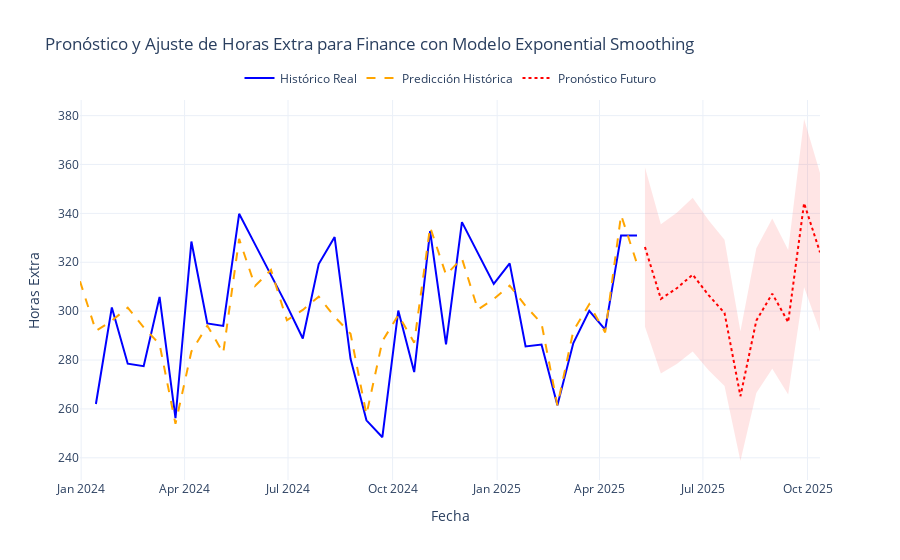
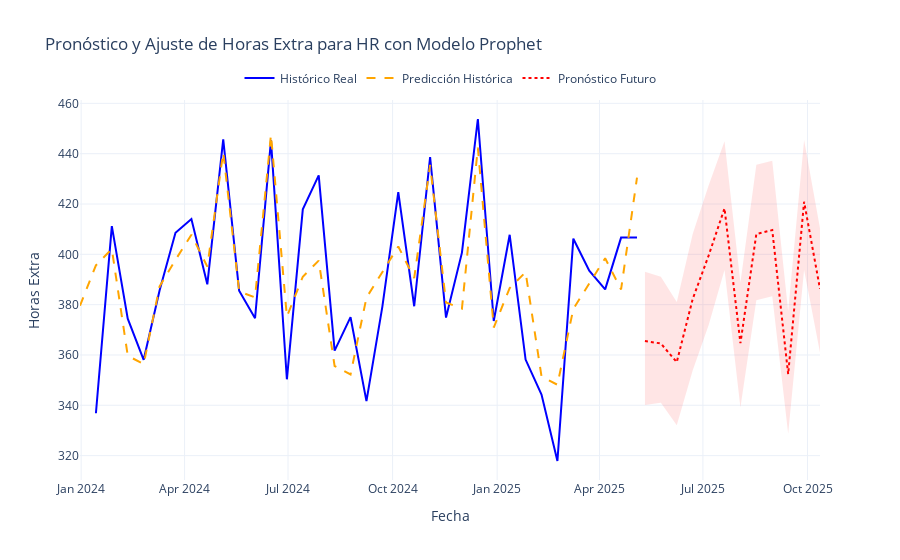
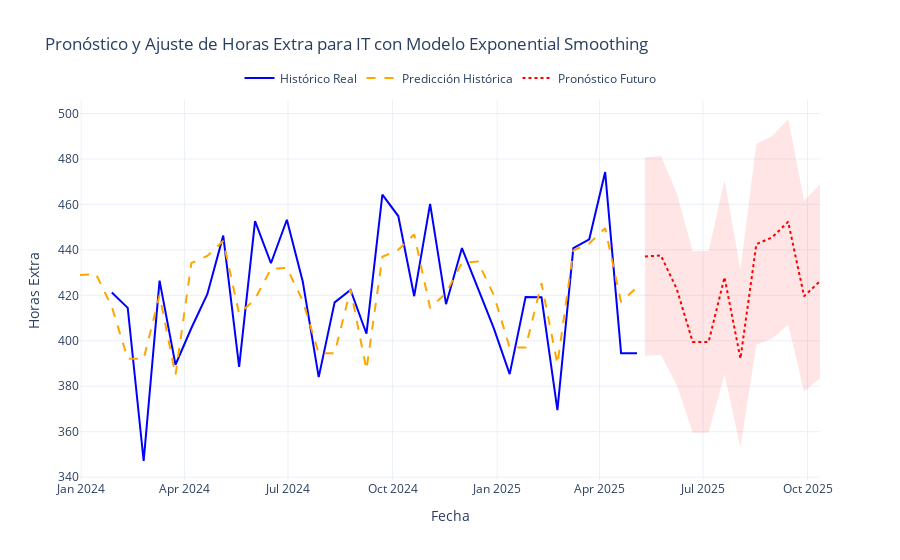
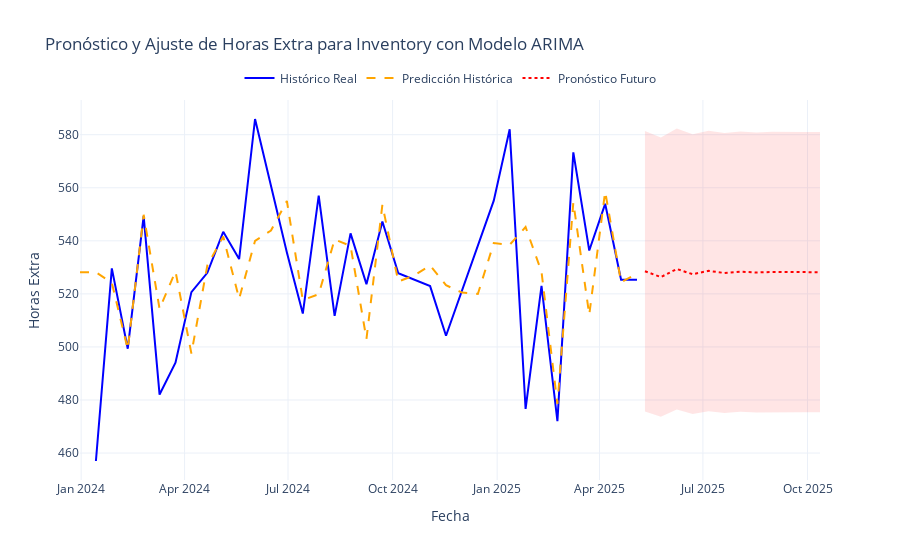

Notebook cell for these charts, in order:
### Markdown cell above
## 5. Generar Predicciones

Generamos predicciones para las próximas 12 quincenas con intervalos de confianza, utilizando el mejor modelo seleccionado para cada departamento.

### Code cell
def plot_forecast_combined(historical_data, historical_pred, future_forecast, dept, best_model_name):
    fig = go.Figure()

    # Asegurarse de que los índices sean fechas continuas y ordenadas
    historical_data = historical_data.sort_index()
    historical_pred = historical_pred.sort_index()

    # Convertir future_forecast a DataFrame si es una Serie, usando el índice como 'ds'
    if isinstance(future_forecast, pd.Series):
        future_data = pd.DataFrame({
            'ds': future_forecast.index,
            'yhat': future_forecast.values
        })
        # Generar intervalos de confianza aproximados si no están presentes
        if 'yhat_lower' not in future_data.columns or 'yhat_upper' not in future_data.columns:
            future_data['yhat_lower'] = future_data['yhat'] * 0.9
            future_data['yhat_upper'] = future_data['yhat'] * 1.1
    elif isinstance(future_forecast, pd.DataFrame):
        future_data = future_forecast.copy()
        if 'ds' not in future_data.columns:
            future_data['ds'] = pd.to_datetime(future_data.index)
        if 'yhat' not in future_data.columns:
            raise ValueError("future_forecast debe contener la columna 'yhat'")
        if 'yhat_lower' not in future_data.columns or 'yhat_upper' not in future_data.columns:
            future_data['yhat_lower'] = future_data['yhat'] * 0.9  # Placeholder
            future_data['yhat_upper'] = future_data['yhat'] * 1.1  # Placeholder
    else:
        raise ValueError("future_forecast debe ser una Serie o DataFrame")

    # Convertir 'ds' a datetime si no lo es
    future_data['ds'] = pd.to_datetime(future_data['ds'])

    # Depuración: Mostrar el rango de fechas en future_data
    logging.info(f"Rango de fechas en future_data para {dept}: {future_data['ds'].min()} a {future_data['ds'].max()}")

    # Agregar la línea de datos históricos reales
    fig.add_trace(go.Scatter(x=historical_data.index, y=historical_data, mode='lines', name='Histórico Real', line=dict(color='blue')))

    # Agregar la línea de predicción histórica (amarillo dash)
    fig.add_trace(go.Scatter(x=historical_pred.index, y=historical_pred['yhat'], mode='lines', name='Predicción Histórica', line=dict(color='orange', dash='dash')))

    # Agregar la línea de pronóstico futuro (rojo punteado)
    future_mask = future_data['ds'] > historical_data.index[-1]
    if not future_mask.any():
        logging.warning(f"No hay datos futuros para {dept}. Verifica future_periods en calculate_metrics.")
    fig.add_trace(go.Scatter(x=future_data.loc[future_mask, 'ds'], y=future_data.loc[future_mask, 'yhat'], mode='lines', name='Pronóstico Futuro', line=dict(color='red', dash='dot')))

    # Agregar el intervalo de confianza para el pronóstico futuro
    fig.add_trace(go.Scatter(
        x=future_data.loc[future_mask, 'ds'].tolist() + future_data.loc[future_mask, 'ds'].tolist()[::-1],
        y=future_data.loc[future_mask, 'yhat_upper'].tolist() + future_data.loc[future_mask, 'yhat_lower'].tolist()[::-1],
        fill='toself',
        fillcolor='rgba(255,0,0,0.1)',
        line=dict(color='rgba(255,255,255,0)'),
        hoverinfo="skip",
        showlegend=False,
        name='Intervalo de Confianza'
    ))

    fig.update_layout(
        title=f"Pronóstico y Ajuste de Horas Extra para {dept} con Modelo {best_model_name}",
        xaxis_title="Fecha",
        yaxis_title="Horas Extra",
        legend=dict(
            orientation="h",
            yanchor="bottom",
            y=1.02,
            xanchor="center",
            x=0.5
        ),
        template="plotly_white"
    )
    fig.show()

import pandas as pd
import logging

logging.basicConfig(level=logging.INFO, format='%(asctime)s - %(levelname)s - %(message)s')

# Asegurarse de que dept_data tenga el índice correcto
for dept in all_forecasts:
    # Verificar las columnas disponibles en df_all_data
    logging.info(f"Columnas disponibles en df_all_data para {dept}: {df_all_data.columns.tolist()}")
    
    # Ajustar el nombre de la columna de horas extra
    overtime_column = 'total_overtime' if 'total_overtime' in df_all_data.columns else 'y' if 'y' in df_all_data.columns else None
    if overtime_column is None:
        logging.error(f"No se encontró una columna de horas extra (e.g., 'total_overtime' o 'y') en df_all_data para {dept}")
        raise KeyError(f"No se encontró columna de horas extra en df_all_data para {dept}")
    
    dept_data = df_all_data[df_all_data['department'] == dept].set_index('ds')[overtime_column]
    future_forecast = all_forecasts[dept]['future']
    historical_pred = all_forecasts[dept]['historical_pred']
    
    # Verificar y ajustar future_forecast si es necesario
    if isinstance(future_forecast, pd.Series):
        future_forecast = pd.DataFrame({'ds': future_forecast.index, 'yhat': future_forecast.values})
        if 'yhat_lower' not in future_forecast.columns or 'yhat_upper' not in future_forecast.columns:
            future_forecast['yhat_lower'] = future_forecast['yhat'] * 0.9
            future_forecast['yhat_upper'] = future_forecast['yhat'] * 1.1
    
    # Asegurarse de que future_forecast contenga datos futuros
    if isinstance(future_forecast, pd.DataFrame) and 'ds' in future_forecast.columns:
        future_dates = pd.to_datetime(future_forecast['ds'])
        if future_dates.min() < dept_data.index[-1]:
            future_forecast = future_forecast[future_forecast['ds'] > dept_data.index[-1]].reset_index(drop=True)
            logging.info(f"Ajustado future_forecast para {dept} a partir de {dept_data.index[-1]}")
        elif future_dates.min() > dept_data.index[-1] + pd.Timedelta(days=1):
            logging.warning(f"future_forecast para {dept} comienza en {future_dates.min()} cuando debería ser después de {dept_data.index[-1]}")
    
    plot_forecast_combined(dept_data, historical_pred, future_forecast, dept, all_metrics[dept].iloc[0]['Modelo'])
